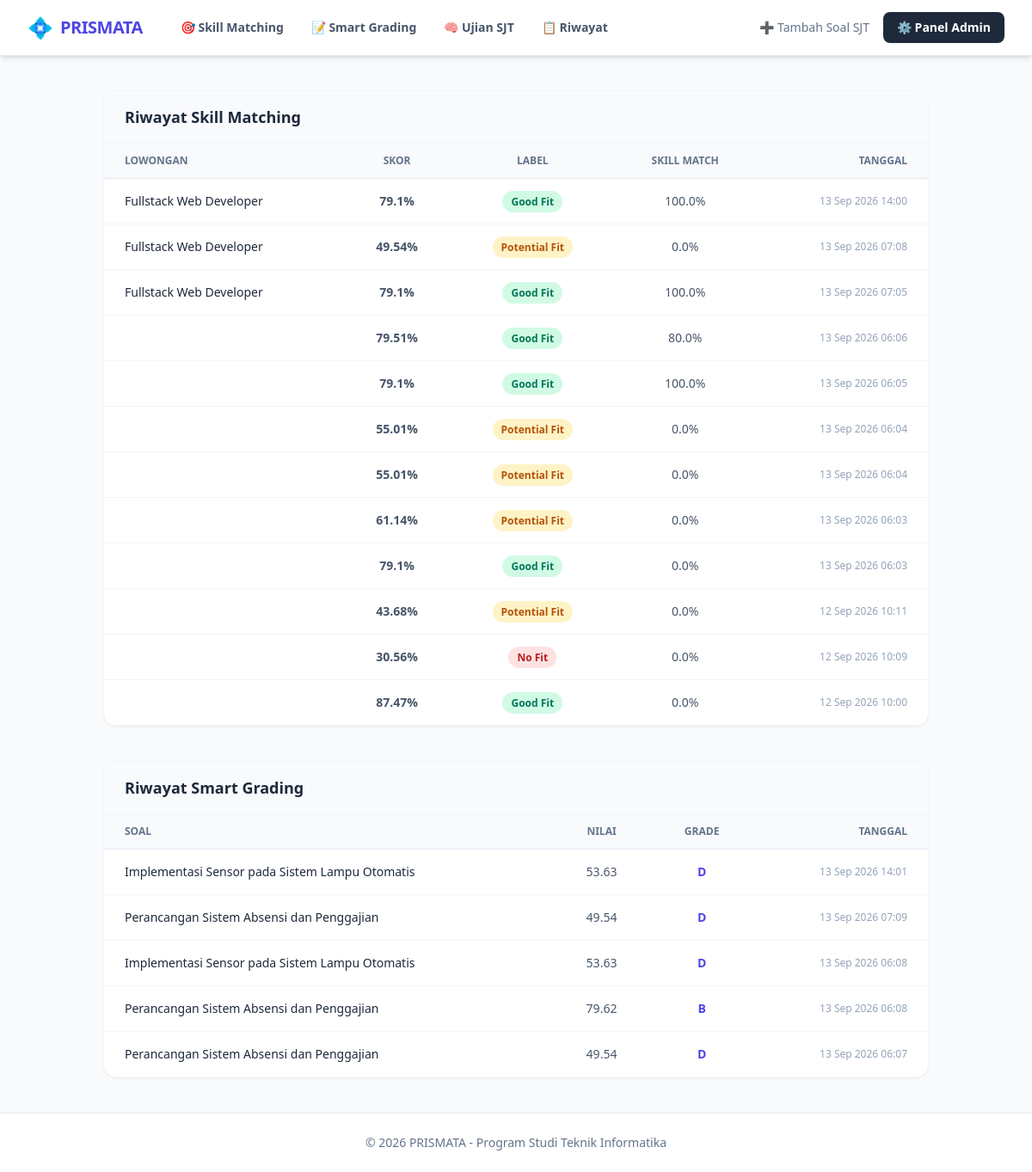
/matching/history/, run on the app's committed database.
### matching/models.py (models this page shows, shortened)
class HasilMatching(models.Model):
    LABEL_CHOICES = [
        ('No Fit',        'No Fit'),
        ('Potential Fit', 'Potential Fit'),
        ('Good Fit',      'Good Fit'),
    ]
    pelamar          = models.ForeignKey(
                           User,
                           on_delete=models.CASCADE,
                           null=True, blank=True,
                           related_name='hasil_matching',
                           help_text='User pelamar (opsional untuk testing)'
                       )
    nama_lowongan    = models.CharField(max_length=200, blank=True)
    resume_text      = models.TextField(help_text='Teks resume/skill yang dinilai')
    job_desc_text    = models.TextField(help_text='Deskripsi + kualifikasi lowongan')
    compatibility_score = models.FloatField(
                              help_text='Skor kecocokan 0.0–100.0'
                          )
    label            = models.CharField(
                           max_length=15,
                           choices=LABEL_CHOICES,
                           help_text='Kategori: No Fit / Potential Fit / Good Fit'
                       )
    cosine_raw       = models.FloatField(
                           default=0.0,
                           help_text='Nilai cosine similarity mentah (0.0–1.0)'
                       )
    matched_skills   = models.TextField(
                           blank=True,
                           help_text='Skill yang cocok (pisah koma)'
                       )
    missing_skills   = models.TextField(
                           blank=True,
                           help_text='Skill yang kurang (pisah koma)'
                       )
    skill_match_pct  = models.FloatField(
                           default=0.0,
                           help_text='Persentase skill yang cocok (0–100)'
                       )
    dibuat_pada      = models.DateTimeField(auto_now_add=True)
    class Meta:
        ordering = ['-dibuat_pada']
        verbose_name = 'Hasil Matching'
        verbose_name_plural = 'Hasil Matching'

class HasilSmartGrading(models.Model):
    GRADE_CHOICES = [
        ('A', 'A — Sangat Baik (85–100)'),
        ('B', 'B — Baik (70–84)'),
        ('C', 'C — Cukup (55–69)'),
        ('D', 'D — Kurang (40–54)'),
        ('E', 'E — Sangat Kurang (< 40)'),
    ]
    pelamar          = models.ForeignKey(
                           User,
                           on_delete=models.CASCADE,
                           null=True, blank=True,
                           related_name='hasil_grading',
                       )
    nama_soal        = models.CharField(
                           max_length=500,
                           help_text='Pertanyaan atau judul soal esai'
                       )
    jawaban_pelamar  = models.TextField(help_text='Jawaban esai pelamar')
    jawaban_ideal    = models.TextField(help_text='Jawaban ideal dari HRD')
    score            = models.FloatField(help_text='Nilai 0.0–100.0')
    grade            = models.CharField(max_length=5, choices=GRADE_CHOICES)
    cosine_raw       = models.FloatField(default=0.0)
    feedback         = models.TextField(blank=True)
    dibuat_pada      = models.DateTimeField(auto_now_add=True)
    class Meta:
        ordering = ['-dibuat_pada']
        verbose_name = 'Hasil Smart Grading'
        verbose_name_plural = 'Hasil Smart Grading'

### matching/views.py (the view)
# urls.py: path('history/', views.history_view,         name='history'),
def history_view(request):
    matching_list = HasilMatching.objects.all().order_by('-dibuat_pada')[:50]
    grading_list  = HasilSmartGrading.objects.all().order_by('-dibuat_pada')[:50]
    context = {
        'matching_list': matching_list,
        'grading_list':  grading_list,
        'page_title':    'Riwayat Hasil',
    }
    return render(request, 'matching/history.html', context)

### matching/templates/matching/history.html (shortened to what this page needs)
{% extends 'matching/base.html' %}
{% block content %}
<div class="space-y-10">
    <div class="bg-white rounded-2xl shadow-sm border border-slate-100 overflow-hidden">
        <div class="px-6 py-4 border-b border-slate-100 bg-slate-50">
            <h2 class="text-lg font-bold text-slate-800">Riwayat Skill Matching</h2>
        </div>
        <div class="overflow-x-auto">
            <table class="w-full text-sm text-left text-slate-600">
                <thead class="text-xs text-slate-500 uppercase bg-slate-50 border-b border-slate-200">
                    <tr>
                        <th class="px-6 py-3">Lowongan</th>
                        <th class="px-6 py-3 text-center">Skor</th>
                        <th class="px-6 py-3 text-center">Label</th>
                        <th class="px-6 py-3 text-center">Skill Match</th>
                        <th class="px-6 py-3 text-right">Tanggal</th>
                    </tr>
                </thead>
                <tbody>
                    {% for item in matching_list %}
                    <tr class="border-b border-slate-100 hover:bg-slate-50">
                        <td class="px-6 py-4 font-medium text-slate-800">{{ item.nama_lowongan }}</td>
                        <td class="px-6 py-4 text-center font-bold">{{ item.compatibility_score }}%</td>
                        <td class="px-6 py-4 text-center">
                            <span class="px-2.5 py-1 rounded-full text-xs font-semibold
                                {% if item.label == 'Good Fit' %} bg-emerald-100 text-emerald-700
                                {% elif item.label == 'Potential Fit' %} bg-amber-100 text-amber-700
                                {% else %} bg-red-100 text-red-700 {% endif %}">
                                {{ item.label }}
                            </span>
                        </td>
                        <td class="px-6 py-4 text-center">{{ item.skill_match_pct }}%</td>
                        <td class="px-6 py-4 text-right text-xs text-slate-400">{{ item.dibuat_pada|date:"d M Y H:i" }}</td>
                    </tr>
                    {% empty %}
                    <tr><td colspan="5" class="px-6 py-8 text-center text-slate-400">Belum ada data.</td></tr>
                    {% endfor %}
                </tbody>
            </table>
        </div>
    </div>
    <div class="bg-white rounded-2xl shadow-sm border border-slate-100 overflow-hidden">
        <div class="px-6 py-4 border-b border-slate-100 bg-slate-50">
            <h2 class="text-lg font-bold text-slate-800">Riwayat Smart Grading</h2>
        </div>
        <div class="overflow-x-auto">
            <table class="w-full text-sm text-left text-slate-600">
                <thead class="text-xs text-slate-500 uppercase bg-slate-50 border-b border-slate-200">
                    <tr>
                        <th class="px-6 py-3">Soal</th>
                        <th class="px-6 py-3 text-center">Nilai</th>
                        <th class="px-6 py-3 text-center">Grade</th>
                        <th class="px-6 py-3 text-right">Tanggal</th>
                    </tr>
                </thead>
                <tbody>
                    {% for item in grading_list %}
                    <tr class="border-b border-slate-100 hover:bg-slate-50">
                        <td class="px-6 py-4 font-medium text-slate-800">{{ item.nama_soal|truncatechars:60 }}</td>
                        <td class="px-6 py-4 text-center">{{ item.score }}</td>
                        <td class="px-6 py-4 text-center font-bold text-indigo-600">{{ item.grade }}</td>
                        <td class="px-6 py-4 text-right text-xs text-slate-400">{{ item.dibuat_pada|date:"d M Y H:i" }}</td>
                    </tr>
                    {% empty %}
                    <tr><td colspan="4" class="px-6 py-8 text-center text-slate-400">Belum ada data.</td></tr>
                    {% endfor %}
                </tbody>
            </table>
        </div>
    </div>
</div>
{% endblock %}

### matching/templates/matching/base.html (shortened to what this page needs)
<!DOCTYPE html>
<html lang="id">
<head>
    <script src="https://cdn.tailwindcss.com"></script>
</head>
<body class="bg-slate-50 text-slate-800 font-sans min-h-screen flex flex-col">
    <nav class="bg-white shadow-md border-b border-slate-200 sticky top-0 z-50">
        <div class="max-w-7xl mx-auto px-4 sm:px-6 lg:px-8">
            <div class="flex justify-between h-16">
                <div class="flex items-center">
                    <div class="flex-shrink-0 flex items-center gap-2">
                        <span class="text-2xl">💠</span>
                        <span class="font-extrabold text-xl text-primary tracking-tight">PRISMATA</span>
                    </div>
                    <div class="hidden md:ml-8 md:flex md:space-x-2">
                        <a href="{% url 'matching:matching' %}" class="text-slate-600 hover:text-primary hover:bg-slate-50 px-3 py-2 rounded-md text-sm font-semibold transition">🎯 Skill Matching</a>
                        <a href="{% url 'matching:grading' %}" class="text-slate-600 hover:text-primary hover:bg-slate-50 px-3 py-2 rounded-md text-sm font-semibold transition">📝 Smart Grading</a>
                        <a href="{% url 'matching:sjt_kerjakan' %}" class="text-slate-600 hover:text-primary hover:bg-slate-50 px-3 py-2 rounded-md text-sm font-semibold transition">🧠 Ujian SJT</a>
                        <a href="{% url 'matching:history' %}" class="text-slate-600 hover:text-primary hover:bg-slate-50 px-3 py-2 rounded-md text-sm font-semibold transition">📋 Riwayat</a>
                    </div>
                </div>
                <div class="flex items-center space-x-4">
                    <a href="{% url 'matching:sjt_soal_form' %}" class="text-slate-500 hover:text-primary text-sm font-medium">➕ Tambah Soal SJT</a>
                    <a href="/admin/" class="bg-slate-800 text-white px-4 py-2 rounded-lg text-sm font-semibold hover:bg-slate-700 shadow-sm transition">⚙️ Panel Admin</a>
                </div>
            </div>
        </div>
    </nav>
    <main class="flex-grow w-full max-w-5xl mx-auto py-10 px-4 sm:px-6 lg:px-8">
        {% block content %}
        {% endblock content %}
    </main>
    <footer class="bg-white border-t border-slate-200 py-6 mt-auto">
        <div class="max-w-7xl mx-auto px-4 text-center text-sm text-slate-500">
            &copy; 2026 PRISMATA - Program Studi Teknik Informatika
        </div>
    </footer>
</body>
</html>

### data on the page
HasilMatching: nama_lowongan "Fullstack Web Developer", compatibility_score "79.1", label "Good Fit", skill_match_pct "100.0", dibuat_pada "13 Sep 2026 14:00"
HasilMatching: nama_lowongan "Fullstack Web Developer", compatibility_score "49.54", label "Potential Fit", skill_match_pct "0.0", dibuat_pada "13 Sep 2026 07:08"
HasilMatching: nama_lowongan "Fullstack Web Developer", compatibility_score "79.1", label "Good Fit", skill_match_pct "100.0", dibuat_pada "13 Sep 2026 07:05"
HasilMatching: compatibility_score "79.51", label "Good Fit", skill_match_pct "80.0", dibuat_pada "13 Sep 2026 06:06"
HasilMatching: compatibility_score "79.1", label "Good Fit", skill_match_pct "100.0", dibuat_pada "13 Sep 2026 06:05"
HasilMatching: compatibility_score "55.01", label "Potential Fit", skill_match_pct "0.0", dibuat_pada "13 Sep 2026 06:04"
HasilMatching: compatibility_score "55.01", label "Potential Fit", skill_match_pct "0.0", dibuat_pada "13 Sep 2026 06:04"
HasilMatching: compatibility_score "61.14", label "Potential Fit", skill_match_pct "0.0", dibuat_pada "13 Sep 2026 06:03"
HasilMatching: compatibility_score "79.1", label "Good Fit", skill_match_pct "0.0", dibuat_pada "13 Sep 2026 06:03"
HasilMatching: compatibility_score "43.68", label "Potential Fit", skill_match_pct "0.0", dibuat_pada "12 Sep 2026 10:11"
HasilMatching: compatibility_score "30.56", label "No Fit", skill_match_pct "0.0", dibuat_pada "12 Sep 2026 10:09"
HasilMatching: compatibility_score "87.47", label "Good Fit", skill_match_pct "0.0", dibuat_pada "12 Sep 2026 10:00"
HasilSmartGrading: nama_soal "Implementasi Sensor pada Sistem Lampu Otomatis", score "53.63", grade "D", dibuat_pada "13 Sep 2026 14:01"
HasilSmartGrading: nama_soal "Perancangan Sistem Absensi dan Penggajian", score "49.54", grade "D", dibuat_pada "13 Sep 2026 07:09"
HasilSmartGrading: nama_soal "Implementasi Sensor pada Sistem Lampu Otomatis", score "53.63", grade "D", dibuat_pada "13 Sep 2026 06:08"
HasilSmartGrading: nama_soal "Perancangan Sistem Absensi dan Penggajian", score "79.62", grade "B", dibuat_pada "13 Sep 2026 06:08"
HasilSmartGrading: nama_soal "Perancangan Sistem Absensi dan Penggajian", score "49.54", grade "D", dibuat_pada "13 Sep 2026 06:07"
